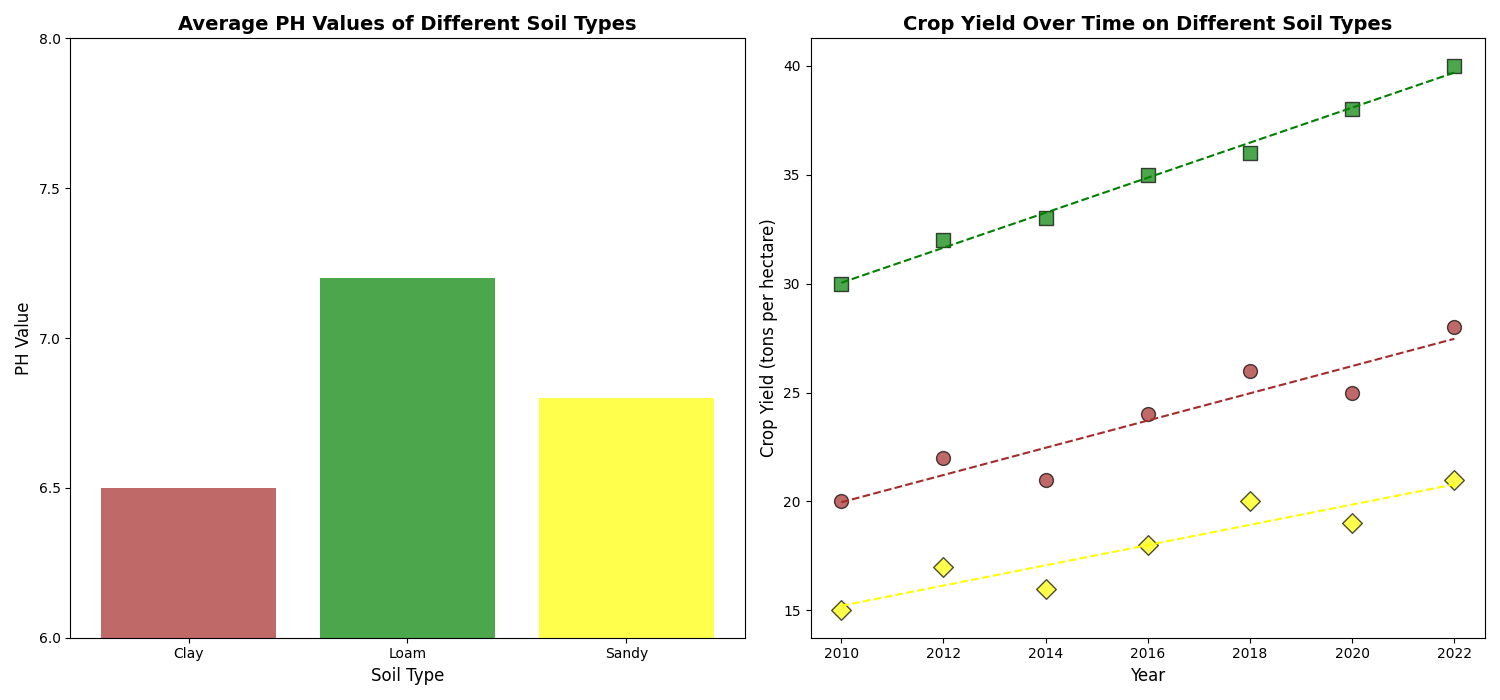

Generate this figure with Python:
import numpy as np
import matplotlib.pyplot as plt

years = np.array([2010, 2012, 2014, 2016, 2018, 2020, 2022])
clay_yield = np.array([20, 22, 21, 24, 26, 25, 28])
loam_yield = np.array([30, 32, 33, 35, 36, 38, 40])
sandy_yield = np.array([15, 17, 16, 18, 20, 19, 21])

soil_types = ['Clay', 'Loam', 'Sandy']
average_ph = [6.5, 7.2, 6.8]

fig, axs = plt.subplots(1, 2, figsize=(15, 7))

# Moved the bar chart to the first subplot
axs[0].bar(soil_types, average_ph, color=['brown', 'green', 'yellow'], alpha=0.7)
axs[0].set_title('Average PH Values of Different Soil Types', fontsize=14, fontweight='bold')
axs[0].set_xlabel('Soil Type', fontsize=12)
axs[0].set_ylabel('PH Value', fontsize=12)
axs[0].set_ylim(6, 8)
axs[0].set_yticks(np.arange(6, 8.5, 0.5))

# Moved the scatter plot with trend lines to the second subplot
axs[1].scatter(years, clay_yield, color='brown', s=100, alpha=0.7, edgecolors='k', marker='o')
axs[1].scatter(years, loam_yield, color='green', s=100, alpha=0.7, edgecolors='k', marker='s')
axs[1].scatter(years, sandy_yield, color='yellow', s=100, alpha=0.7, edgecolors='k', marker='D')

clay_coefs = np.polyfit(years, clay_yield, 1)
loam_coefs = np.polyfit(years, loam_yield, 1)
sandy_coefs = np.polyfit(years, sandy_yield, 1)

axs[1].plot(years, np.poly1d(clay_coefs)(years), color='brown', linestyle='--')
axs[1].plot(years, np.poly1d(loam_coefs)(years), color='green', linestyle='--')
axs[1].plot(years, np.poly1d(sandy_coefs)(years), color='yellow', linestyle='--')

axs[1].set_title('Crop Yield Over Time on Different Soil Types', fontsize=14, fontweight='bold')
axs[1].set_xlabel('Year', fontsize=12)
axs[1].set_ylabel('Crop Yield (tons per hectare)', fontsize=12)

plt.tight_layout()
plt.show()
